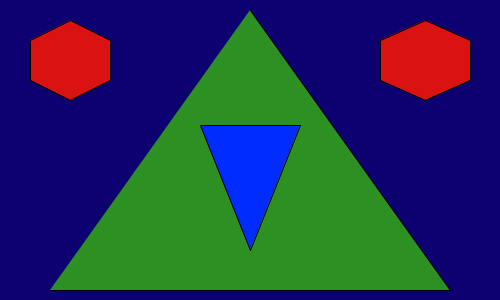
Frame 1 (no input)
Frame 60 (the mouse pressed at the canvas centre just before this capture): identical to frame 1, image omitted
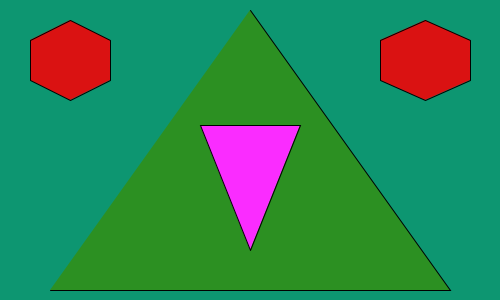
Frame 120 (the mouse held since frame 60 and released just before this capture)

The Processing sketch that drew these frames (run headless with seeded random() and noise(); from frame 60 on, the mouse is pressed at the canvas centre):

// Processing sketch: processing_99467
// ── processing_99467.pde

void setup(){
  size(500,300);
  frameRate(24);
}

void draw(){
  background(13,mouseY,113);
  fill(44,144,34);
  
  beginShape();
  vertex(50,290);
  vertex(450,290);
  vertex(250,10);
  endShape();
  
  
  fill(mouseX,44,670);
  beginShape();
  vertex(250,250);
  vertex(300,125);
  vertex(200,125);
  vertex(250,250);
  endShape();
  
  fill(218,18,18);
   beginShape();
  vertex(425,20);
  vertex(470,40);
  vertex(470,80);
  vertex(425,100);
  vertex(380,80);
  vertex(380,40);
  vertex(425,20);
   endShape();
   
    fill(218,18,18);
   beginShape();
  vertex(70,20);
  vertex(110,40);
  vertex(110,80);
  vertex(70,100);
  vertex(30,80);
  vertex(30,40);
  vertex(70,20);
   endShape();
}
